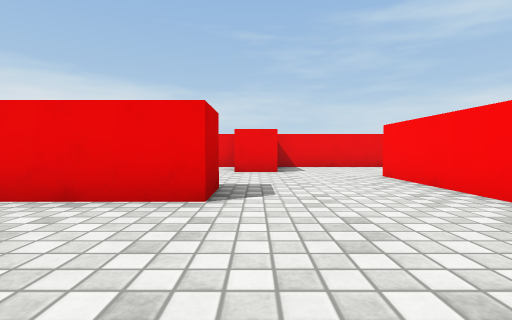
View 1 (above)

23 first-person views from a walk through a 3-D level made in the Unity game engine. The camera is 0.51 m above the floor, tilts 2° down and sees 85° across. The floor is counted in squares, 1 m on a side. Each view is taken from the middle of a square. On the plan, view 1 faces up. The plan holds only what a view shows up to about 9 squares ahead; the rest is blank. The player character is not drawn. Surface patterns are stand-ins for the level's own textures.

View 2
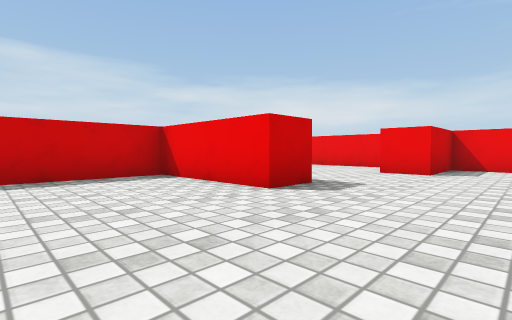

View 3
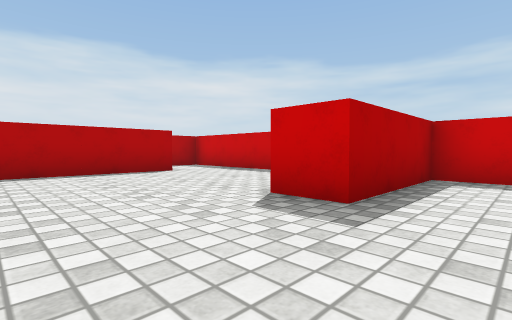

View 4
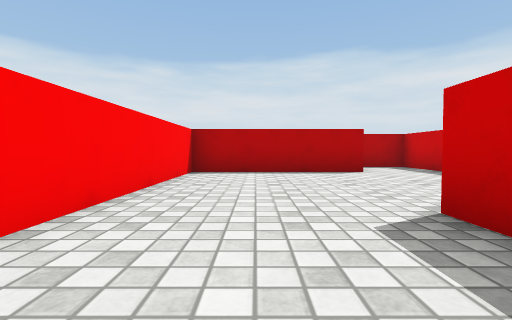

View 5
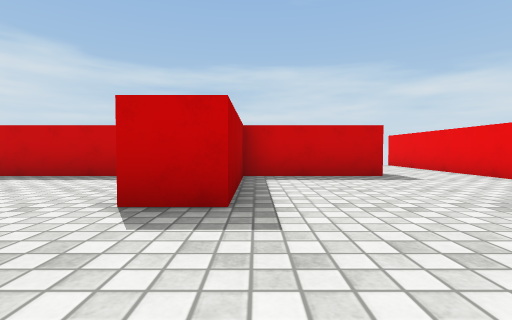

View 6
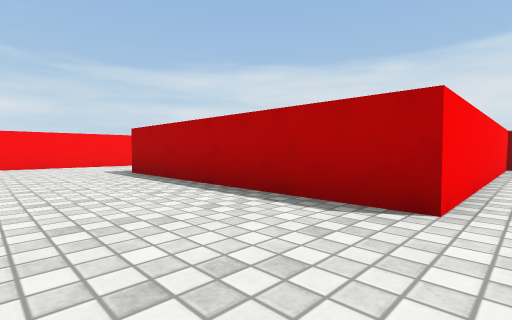

View 7
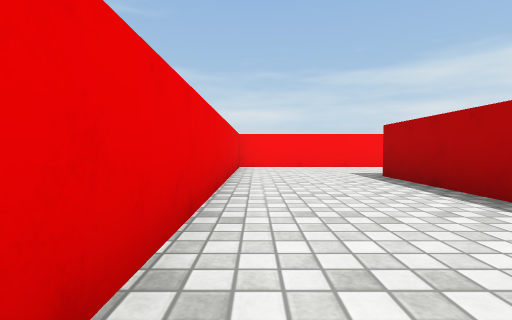

View 8
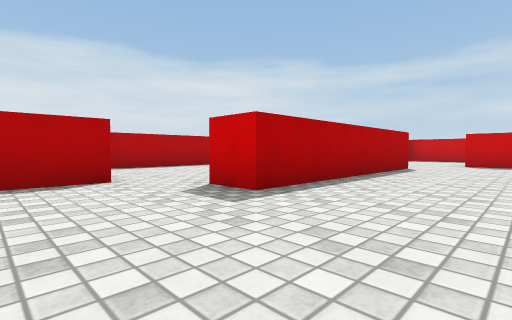

View 9
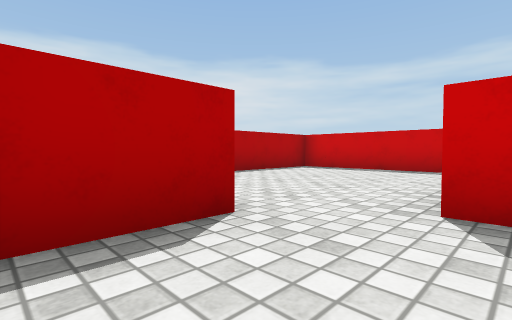

View 10
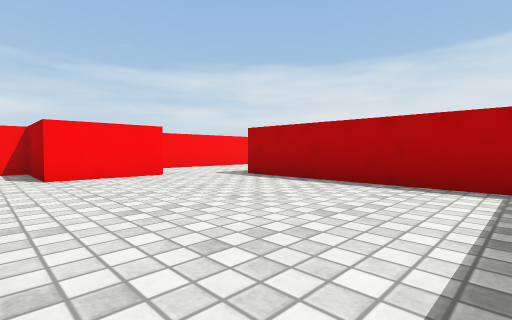

View 11
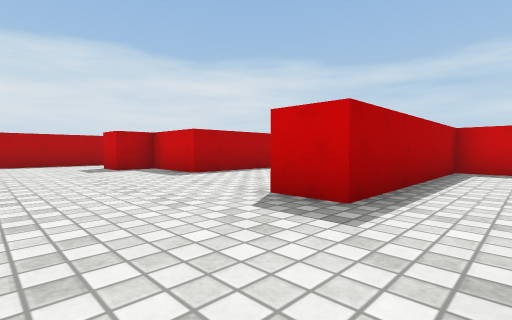

View 12
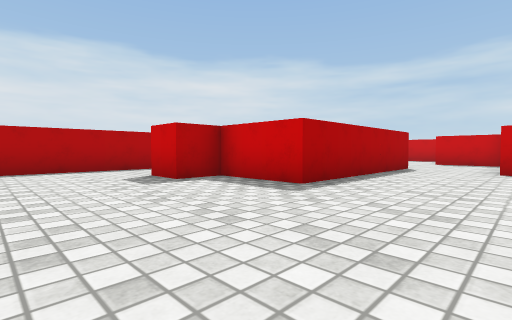

View 13
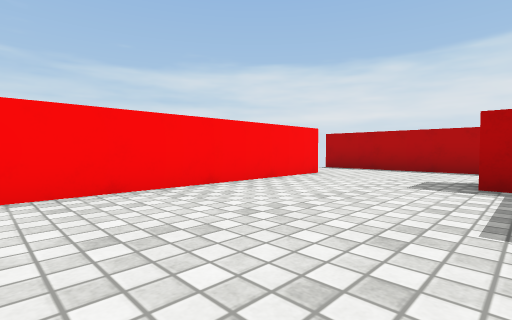

View 14
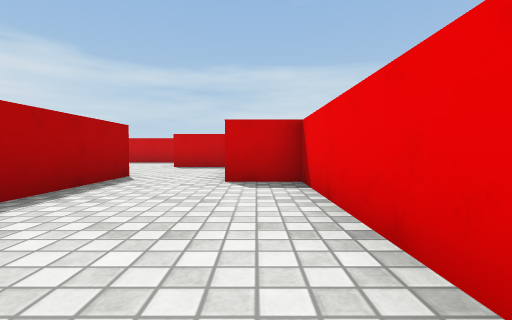

View 15
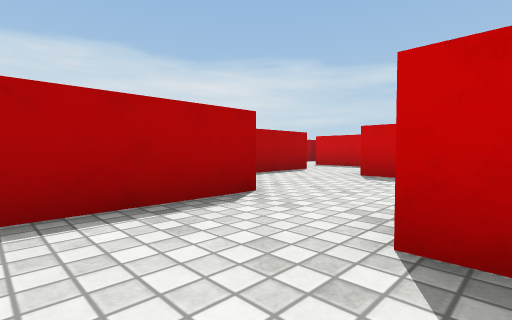

View 16
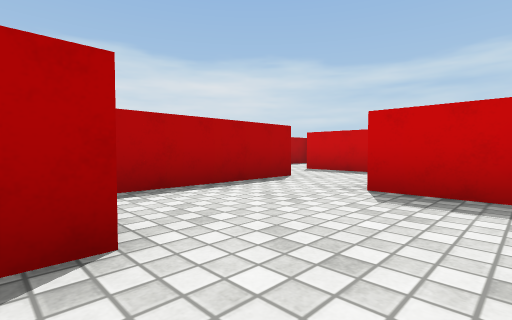

View 17
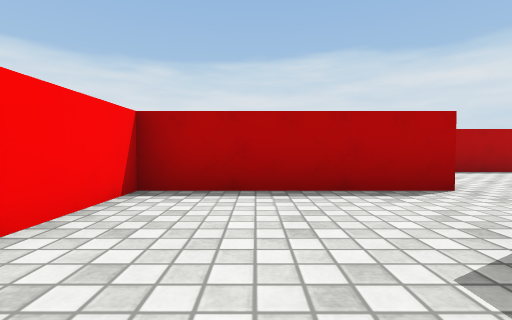

View 18
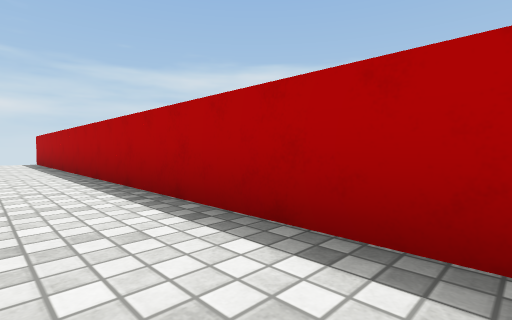

View 19
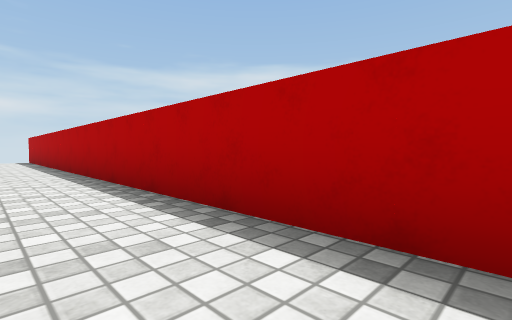

View 20
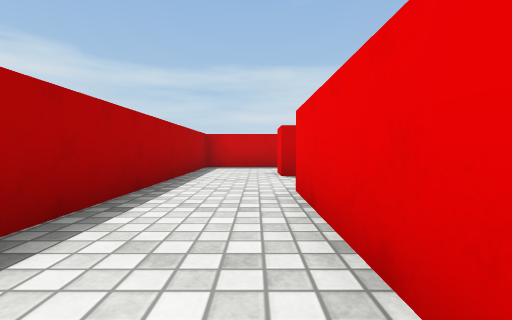

View 21
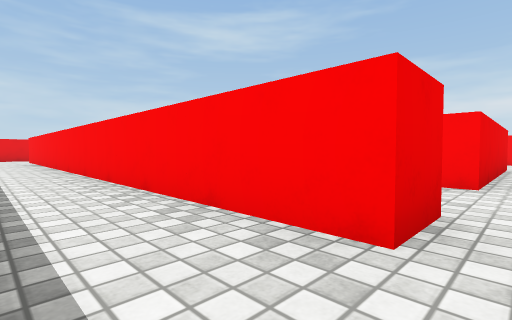

View 22
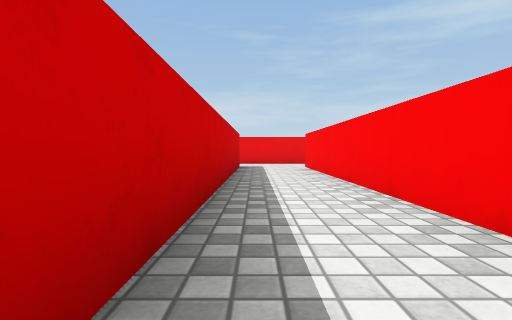

View 23
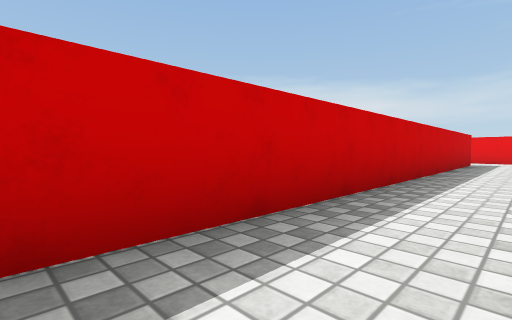

### Floor plan
Key: @ floor where view 1 was taken; # wall or solid block; . floor.
Columns run from 7 left of view 1 to 13 right of it. Each row starts with its distance up from view 1.
  9 ####################
  8 .......#...........#
  7  ......#...........#
  6 #..#...............#
  5 #..#......######...#
  4 #..####...#........#
  3 #..####...#......###
  2 #..#......#......#
  1 #..#......#........
  0 #..#...@..######...#
 -1 #..#......######...#
 -2 #..#..#####........#
 -3 #..#..#............#
 -4 #..####............#
 -5 #..#......#####....#
 -6 #..#......#   #....#
 -7 #..#..#####   ##...#
 -8 #...................
 -9 #...................
-10 #####################

Where each view was taken, in squares from view 1:
view 1: 0 up, 0 right, facing up
view 2: 0 up, 2 right, facing up-left
view 3: 5 up, 2 right, facing down-left
view 4: 5 up, 1 right, facing down
view 5: 4 up, 2 right, facing left
view 6: 8 up, 2 right, facing down-right
view 7: 8 up, 3 right, facing right
view 8: 8 up, 11 right, facing down-left
view 9: 5 up, 11 right, facing down-left
view 10: 4 up, 4 right, facing down-right
view 11: 1 up, 11 right, facing down-left
view 12: 2 down, 11 right, facing down-left
view 13: 2 down, 8 right, facing down-right
view 14: 2 down, 8 right, facing left
view 15: 2 down, 5 right, facing down-left
view 16: 3 down, 3 right, facing down-left
view 17: 3 down, 1 right, facing down
view 18: 8 down, 0 right, facing down-right
view 19: 8 down, 2 left, facing down-right
view 20: 8 down, 2 right, facing left
view 21: 8 down, 6 left, facing up-right
view 22: 2 down, 6 left, facing up
view 23: 5 down, 5 left, facing up-left
